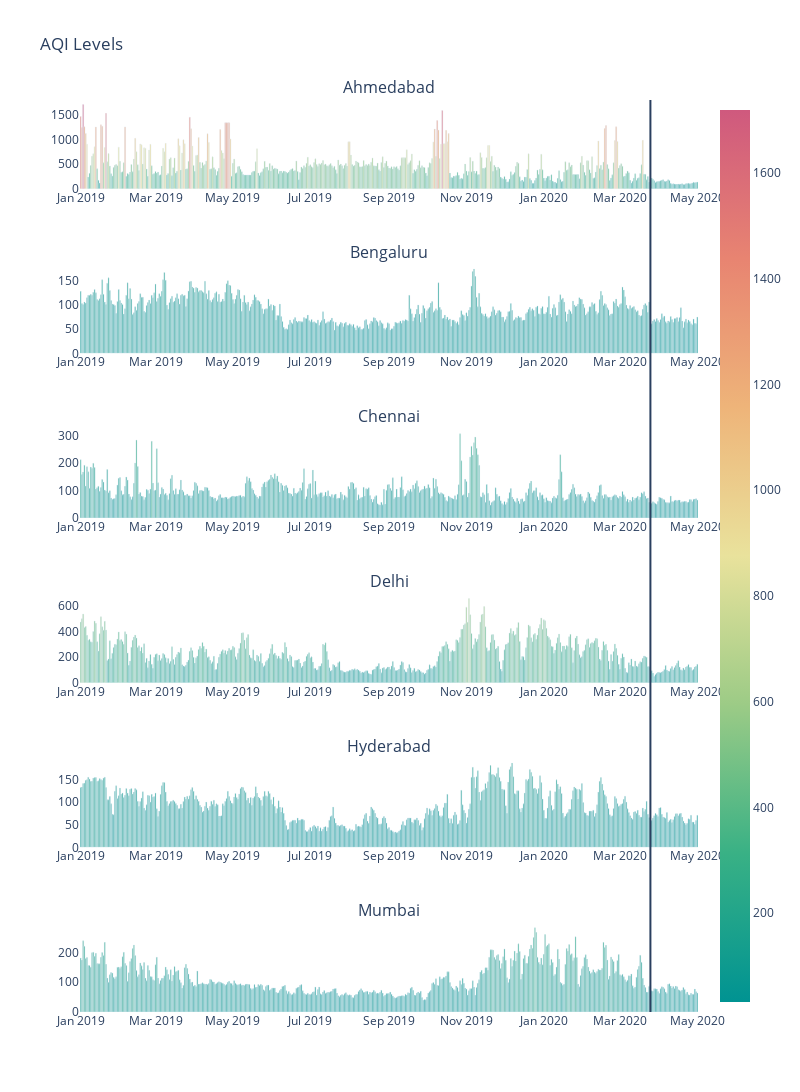

Notebook code cell kept with this figure:
### Code cell
AQI_pivot = AQI.pivot(index='Date', columns='City', values='AQI')
AQI_pivot.fillna(method='bfill',inplace=True)


from plotly.subplots import make_subplots
import plotly.graph_objects as go

fig = make_subplots(
    rows=6, cols=1,
    #specs=[[{}, {}],
          # [{"colspan": 6}, None]],
    subplot_titles=("Ahmedabad","Bengaluru","Chennai","Delhi",'Hyderabad','Mumbai'))

fig.add_trace(go.Bar(x=AQI_pivot.index, y=AQI_pivot['Ahmedabad'],
                    marker=dict(color=AQI_pivot['Ahmedabad'],coloraxis="coloraxis")),
              1, 1)
fig.add_trace(go.Bar(x=AQI_pivot.index, y=AQI_pivot['Bengaluru'],
                    marker=dict(color=AQI_pivot['Bengaluru'], coloraxis="coloraxis")),
              2, 1)
fig.add_trace(go.Bar(x=AQI_pivot.index, y=AQI_pivot['Chennai'],
                    marker=dict(color=AQI_pivot['Chennai'], coloraxis="coloraxis")),
              3, 1)
fig.add_trace(go.Bar(x=AQI_pivot.index, y=AQI_pivot['Delhi'],
                    marker=dict(color=AQI_pivot['Delhi'], coloraxis="coloraxis")),
              4, 1)
fig.add_trace(go.Bar(x=AQI_pivot.index, y=AQI_pivot['Hyderabad'],
                    marker=dict(color=AQI_pivot['Hyderabad'], coloraxis="coloraxis")),
              5, 1)
fig.add_trace(go.Bar(x=AQI_pivot.index, y=AQI_pivot['Mumbai'],
                    marker=dict(color=AQI_pivot['Mumbai'], coloraxis="coloraxis")),
              6, 1)

fig.update_layout(coloraxis=dict(colorscale='Temps'),showlegend=False,title_text="AQI Levels")

fig.update_layout(plot_bgcolor='white')

fig.update_layout( width=800,height=1200,shapes=[
      dict(
      type= 'line',
      yref= 'paper', y0= 0, y1= 1,
      xref= 'x', x0= '2020-03-25', x1= '2020-03-25'
    )
])

fig.show()

### Figure 1 — Plotly figure (JSON) as saved in the notebook; plotly's stock layout.template omitted (floating-point values rounded to 4 significant figures; data arrays with more than 128 entries replaced by an {"elided": "..."} marker saying what was removed)
{"data": [{"marker": {"color": {"elided": "487 int values"}, "coloraxis": "coloraxis"}, "type": "bar", "x": {"elided": "487 str values"}, "xaxis": "x", "y": {"elided": "487 int values"}, "yaxis": "y"}, {"marker": {"color": {"elided": "487 int values"}, "coloraxis": "coloraxis"}, "type": "bar", "x": {"elided": "487 str values"}, "xaxis": "x2", "y": {"elided": "487 int values"}, "yaxis": "y2"}, {"marker": {"color": {"elided": "487 int values"}, "coloraxis": "coloraxis"}, "type": "bar", "x": {"elided": "487 str values"}, "xaxis": "x3", "y": {"elided": "487 int values"}, "yaxis": "y3"}, {"marker": {"color": {"elided": "487 int values"}, "coloraxis": "coloraxis"}, "type": "bar", "x": {"elided": "487 str values"}, "xaxis": "x4", "y": {"elided": "487 int values"}, "yaxis": "y4"}, {"marker": {"color": {"elided": "487 int values"}, "coloraxis": "coloraxis"}, "type": "bar", "x": {"elided": "487 str values"}, "xaxis": "x5", "y": {"elided": "487 int values"}, "yaxis": "y5"}, {"marker": {"color": {"elided": "487 int values"}, "coloraxis": "coloraxis"}, "type": "bar", "x": {"elided": "487 str values"}, "xaxis": "x6", "y": {"elided": "487 int values"}, "yaxis": "y6"}], "layout": {"annotations": [{"font": {"size": 16}, "showarrow": false, "text": "Ahmedabad", "x": 0.5, "xanchor": "center", "xref": "paper", "y": 1.0, "yanchor": "bottom", "yref": "paper"}, {"font": {"size": 16}, "showarrow": false, "text": "Bengaluru", "x": 0.5, "xanchor": "center", "xref": "paper", "y": 0.8194, "yanchor": "bottom", "yref": "paper"}, {"font": {"size": 16}, "showarrow": false, "text": "Chennai", "x": 0.5, "xanchor": "center", "xref": "paper", "y": 0.6389, "yanchor": "bottom", "yref": "paper"}, {"font": {"size": 16}, "showarrow": false, "text": "Delhi", "x": 0.5, "xanchor": "center", "xref": "paper", "y": 0.4583, "yanchor": "bottom", "yref": "paper"}, {"font": {"size": 16}, "showarrow": false, "text": "Hyderabad", "x": 0.5, "xanchor": "center", "xref": "paper", "y": 0.2778, "yanchor": "bottom", "yref": "paper"}, {"font": {"size": 16}, "showarrow": false, "text": "Mumbai", "x": 0.5, "xanchor": "center", "xref": "paper", "y": 0.09722, "yanchor": "bottom", "yref": "paper"}], "coloraxis": {"colorscale": [[0, "rgb(0, 147, 146)"], [0.1667, "rgb(57, 177, 133)"], [0.3333, "rgb(156, 203, 134)"], [0.5, "rgb(233, 226, 156)"], [0.6667, "rgb(238, 180, 121)"], [0.8333, "rgb(232, 132, 113)"], [1, "rgb(207, 89, 126)"]]}, "height": 1200, "plot_bgcolor": "white", "shapes": [{"type": "line", "x0": "2020-03-25", "x1": "2020-03-25", "xref": "x", "y0": 0, "y1": 1, "yref": "paper"}], "showlegend": false, "title": {"text": "AQI Levels"}, "width": 800, "xaxis": {"anchor": "y", "domain": [0, 1]}, "xaxis2": {"anchor": "y2", "domain": [0, 1]}, "xaxis3": {"anchor": "y3", "domain": [0, 1]}, "xaxis4": {"anchor": "y4", "domain": [0, 1]}, "xaxis5": {"anchor": "y5", "domain": [0, 1]}, "xaxis6": {"anchor": "y6", "domain": [0, 1]}, "yaxis": {"anchor": "x", "domain": [0.9028, 1.0]}, "yaxis2": {"anchor": "x2", "domain": [0.7222, 0.8194]}, "yaxis3": {"anchor": "x3", "domain": [0.5417, 0.6389]}, "yaxis4": {"anchor": "x4", "domain": [0.3611, 0.4583]}, "yaxis5": {"anchor": "x5", "domain": [0.1806, 0.2778]}, "yaxis6": {"anchor": "x6", "domain": [0, 0.09722]}}}
